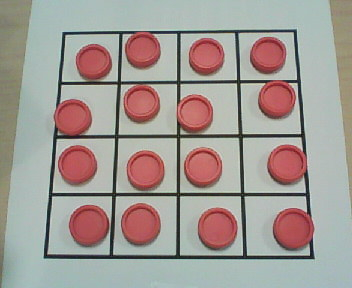
#> input picture Sprint #4 - Classification, Images, and Neural Networks/images/2024-11-21 - training board images/test0.jpg, 352 x 288 px, given as the content of the folder images/Jason Board Images, which was not available
$ jupyter execute '2024-11-21 - Checking all corners.ipynb'   (shell and % lines are left out)
#> lines starting #> are read from the running program, lines starting #| are printed output that depends on the picture; after the words box and inside, x2 and y2 are one past the last pixel; in counts of white or black regions, pixels touching at a corner belong together; pictures that were not available may be replaced by others from this repository, and a replacement may not be noted
### Sprint #4 - Classification, Images, and Neural Networks/image_defs.py
#!/usr/bin/env python
# coding: utf-8

# In[1]:


# [59 lines left out: functions straighten_image, get_board_squares_from_image, not called in this run]


# In[4]:


# def to_grayscale(image):
#     """
#     Convert an image to grayscale using only numpy.

#     Parameters:
#         image (np.ndarray): Input image as a NumPy array.

#     Returns:
#         np.ndarray: Grayscale image as a 2D NumPy array.
#     """
#     # Check if the image is RGB
#     if image.ndim == 3:  # RGB image
#         # Apply the grayscale conversion formula
#         grayscale = np.dot(image[..., :3], [0.2989, 0.5870, 0.1140])
#     else:  # Image is already grayscale
#         grayscale = image

#     return grayscale

# def get_gray_and_threshold_image(image,threshold,relationship="<"):
#     import numpy as np


#     gray = to_grayscale(image)
#     h, w = image.shape[:2]

#     if relationship=="<":
#         threshold_im=((gray<threshold)*255).astype(np.uint8)
#     elif  relationship==">":
#         threshold_im=((gray<threshold)*255).astype(np.uint8)
#     else:
#         raise NotImplementedError

#     return gray,threshold_im


def get_gray_and_threshold_image(image,threshold,fill_sides=True):
    import numpy as np
    import cv2

    gray = cv2.cvtColor(image, cv2.COLOR_BGR2GRAY)
    h, w = image.shape[:2]
    threshold_im=((gray<threshold)*255).astype(np.uint8)

    if fill_sides:
        # fill in the side parts that are off the grid
        val=0
        cv2.floodFill(threshold_im,None,(0,0),val)
        cv2.floodFill(threshold_im,None,(w-1,0),val)
        cv2.floodFill(threshold_im,None,(w-1,h-1),val)
        cv2.floodFill(threshold_im,None,(0,h-1),val)


    return gray,threshold_im


# In[ ]:


def find_corners(threshold_image,plotit=False):
    import numpy as np
    from pylab import figure,imshow,plot

    idx=np.where(threshold_image>126)
    points=[]
    for (i,j) in zip(idx[0],idx[1]):
        points.append((j,i))

    points=np.array(points)
    xp=points[:,0]
    yp=points[:,1]

    import scipy.spatial
    hull = scipy.spatial.ConvexHull(points)
    hull_points = points[hull.vertices]

    x=hull_points[:,0]
    y=hull_points[:,1]


    if plotit:
        imshow(threshold_image)
        plot(xp,yp,'.')
        plot(x,y,'o-')


    h,w=threshold_image.shape
    corners=[]
    for x2,y2 in [ [w,h], [0,h],[0,0],[w,0]  ]:
        d=(x-x2)**2+(y-y2)**2
        idx=np.argmax(d)

        corners.append([x[idx],y[idx]])
    corners=np.array(corners,dtype=np.float32)

    if plotit:
        plot(corners[:,0],corners[:,1],'*')

    return corners


# [41 lines left out: function find_corners_old, not called in this run]

### Sprint #4 - Classification, Images, and Neural Networks/2024-11-21 - Checking all corners.ipynb
[cell 1]
from pylab import *
import cv2
from image_defs import *
from glob import glob

[cell 2]
training_boards_folder='images/2024-11-21 - training board images'

[cell 3]
training_boards_folder='images/Jason Board Images'

[cell 4]
board_filenames=glob(training_boards_folder+"/*.jpg")
print(len(board_filenames))

[cell 5]
count=0
figure(figsize=(20,18))
for filename in board_filenames:
    image=imread(filename)
#> image is the input picture: shape (288, 352, 3); mean R, G, B 161.9, 153.9, 148.6
    image=image[100:800,250:1350,:]  # truncate if you need to
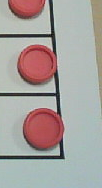
#> image: shape (188, 102, 3); mean R, G, B 166.6, 160.3, 157.1

    gray,black_and_white=get_gray_and_threshold_image(image,threshold=180)
#> in get_gray_and_threshold_image, `gray = cv2.cvtColor(image, cv2.COLOR_BGR2GRAY)`:
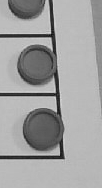
#> gray: shape (188, 102); min 15, max 215, mean 160
#> in get_gray_and_threshold_image, `threshold_im=((gray<threshold)*255).astype(np.uint8)`:
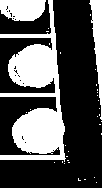
#> threshold_im: shape (188, 102); 33.4% white; 34 white regions (31 under 20 px), largest, box (x1, y1, x2, y2) and area: (0, 0, 66, 162) 4826, (0, 0, 46, 21) 812, (89, 0, 102, 120) 723
#> in get_gray_and_threshold_image, `cv2.floodFill(threshold_im,None,(w-1,0),val)`:
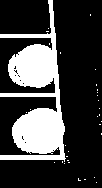
#> threshold_im: shape (188, 102); 25.4% white; 32 white regions (31 under 20 px), largest, box (x1, y1, x2, y2) and area: (0, 0, 66, 162) 4826
    subplot(4,5,count+1)
    imshow(gray,cmap=cm.gray)
    colorbar()
    count+=1


count=0
figure(figsize=(20,18))
for filename in board_filenames:
    image=imread(filename)
    image=image[100:800,250:1350,:]  # truncate if you need to
    gray,black_and_white=get_gray_and_threshold_image(image,threshold=160)
#> call 2 of get_gray_and_threshold_image, with threshold = 160, fill_sides = True
#> in get_gray_and_threshold_image (call 2), `threshold_im=((gray<threshold)*255).astype(np.uint8)`:
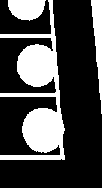
#> threshold_im: shape (188, 102); 27.7% white; 3 white regions, box (x1, y1, x2, y2) and area: (0, 0, 65, 160) 4052, (91, 0, 102, 114) 648, (8, 0, 46, 21) 621
#> in get_gray_and_threshold_image (call 2), `cv2.floodFill(threshold_im,None,(w-1,0),val)`:
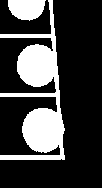
#> threshold_im: shape (188, 102); 24.4% white; 2 white regions, box (x1, y1, x2, y2) and area: (0, 0, 65, 160) 4052, (8, 0, 46, 21) 621
    subplot(4,5,count+1)
    corners=find_corners(black_and_white,plotit=True)
#> in find_corners, `idx=np.where(threshold_image>126)`: idx = 4673 positions, rows 0 to 159, columns 0 to 64
#> the loop in find_corners, `for (i,j) in zip(idx[0],idx[1]):` made 4673 passes
#> (i, j) on passes 2 to 4: (0, 9), (0, 10), (0, 11)
#> after the loop in find_corners, `for (i,j) in zip(idx[0],idx[1]):`: points = 4673 pairs, first value 0 to 64, second value 0 to 159
#> in find_corners, `xp=points[:,0]`: xp = 4673 values, max 64 at index 3510, min 0 at index 752, mean 37.72
#> in find_corners, `yp=points[:,1]`: yp = 4673 values from 0 to 159
#> in find_corners, `hull_points = points[hull.vertices]`: hull_points = [[0, 159], [0, 34], [8, 0], [52, 0], [64, 128], [64, 159]]
#> in find_corners, `x=hull_points[:,0]`: x = [0, 0, 8, 52, 64, 64]
#> in find_corners, `y=hull_points[:,1]`: y = [159, 34, 0, 0, 128, 159]
#> the loop in find_corners, `for x2,y2 in [ [w,h], [0,h],[0,0],[w,0]  ]:` made 4 passes
#> (d, idx) on passes 1 to 4: ([11245, 34120, 44180, 37844, 5044, 2285], 2), ([841, 23716, 35408, 38048, 7696, 4937], 3), ([25281, 1156, 64, 2704, 20480, 29377], 5), ([35685, 11560, 8836, 2500, 17828, 26725], 0)
#> after the loop in find_corners, `for x2,y2 in [ [w,h], [0,h],[0,0],[w,0]  ]:`: corners = [[8, 0], [52, 0], [64, 159], [0, 159]]
#> corners = [[8, 0], [52, 0], [64, 159], [0, 159]]
    count+=1
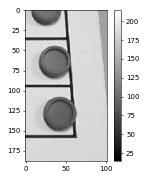
#> figure drawn by matplotlib, 2 panels
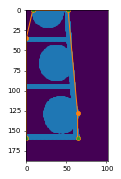
#> figure drawn by matplotlib, 1 panel

$ run again, on Sprint #4 - Classification, Images, and Neural Networks/images/2024-11-21 - training board images/test6.jpg
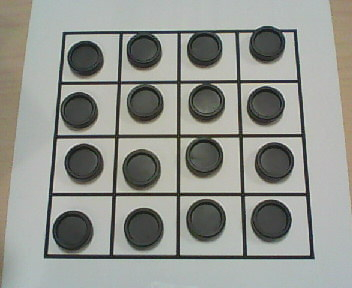
#> input picture Sprint #4 - Classification, Images, and Neural Networks/images/2024-11-21 - training board images/test6.jpg, 352 x 288 px, given as the content of the folder images/Jason Board Images, which was not available
#> image is the input picture: shape (288, 352, 3); mean R, G, B 145.9, 148.3, 142.3
#> image: shape (188, 102, 3)
#> in get_gray_and_threshold_image (call 2), `cv2.floodFill(threshold_im,None,(w-1,0),val)`:
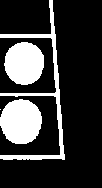
#> threshold_im: shape (188, 102); 21.6% white; 4 white regions (1 under 20 px), largest, box (x1, y1, x2, y2) and area: (0, 99, 42, 144) 1485, (4, 42, 44, 85) 1351, (0, 0, 65, 160) 1299
#> in find_corners, `idx=np.where(threshold_image>126)`: idx = 4136 positions, rows 0 to 159, columns 0 to 64
#> the loop in find_corners, `for (i,j) in zip(idx[0],idx[1]):` made 4136 passes
#> (i, j) on passes 2 to 4: (0, 50), (0, 51), (0, 52)
#> after the loop in find_corners, `for (i,j) in zip(idx[0],idx[1]):`: points = 4136 pairs, first value 0 to 64, second value 0 to 159
#> xp = 4136 values, max 64 at index 3840, min 0 at index 129, mean 28.29
#> yp = 4136 values from 0 to 159
#> hull_points = [[0, 34], [49, 0], [52, 0], [55, 34], [58, 73], [64, 154], [64, 159], [3, 159], [0, 158]]
#> x = [0, 49, 52, 55, 58, 64, 64, 3, 0]
#> y = [34, 0, 0, 34, 73, 154, 159, 159, 158]
#> the loop in find_corners, `for x2,y2 in [ [w,h], [0,h],[0,0],[w,0]  ]:` made 4 passes
#> (d, idx) on passes 2 to 4: ([23716, 37745, 38048, 26741, 16589, 5252, 4937, 850, 900], 2), ([1156, 2401, 2704, 4181, 8693, 27812, 29377, 25290, 24964], 6), ([11560, 2809, 2500, 3365, 7265, 25160, 26725, 35082, 35368], 8)
#> after the loop in find_corners, `for x2,y2 in [ [w,h], [0,h],[0,0],[w,0]  ]:`: corners = [[49, 0], [52, 0], [64, 159], [0, 158]]
#> `[cell 5] count=0 figure(figsize=(20,18)) for filename in board_filenam..`:
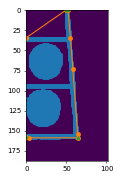
#> figure drawn by matplotlib, 1 panel
